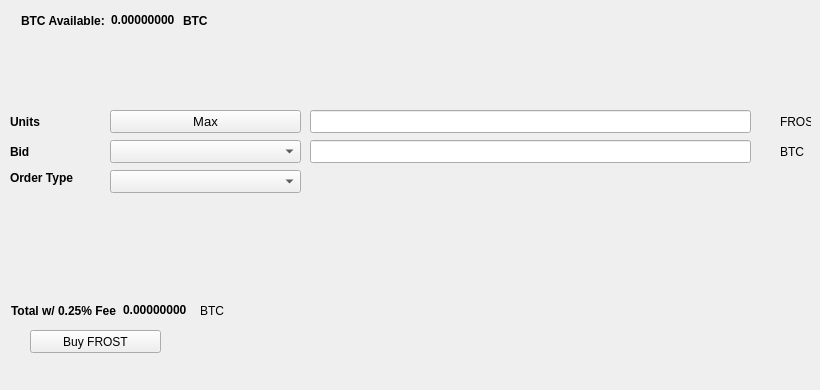
   <widget class="QWidget" name="BuyTab">
    <attribute name="title">
     <string>Buy</string>
    </attribute>
    <widget class="QPushButton" name="BuyFROST">
     <property name="geometry">
      <rect>
       <x>30</x>
       <y>330</y>
       <width>131</width>
       <height>23</height>
      </rect>
     </property>
     <property name="text">
      <string>Buy FROST</string>
     </property>
     <property name="icon">
      <iconset resource="../bifrost.qrc">
       <normaloff>:/icons/bitcoin</normaloff>:/icons/bitcoin</iconset>
     </property>
    </widget>
    <widget class="QLabel" name="label_3">
     <property name="geometry">
      <rect>
       <x>10</x>
       <y>110</y>
       <width>46</width>
       <height>23</height>
      </rect>
     </property>
     <property name="font">
      <font>
       <weight>75</weight>
       <bold>true</bold>
      </font>
     </property>
     <property name="text">
      <string>Units</string>
     </property>
    </widget>
    <widget class="QLineEdit" name="UnitsInput">
     <property name="geometry">
      <rect>
       <x>310</x>
       <y>110</y>
       <width>441</width>
       <height>23</height>
      </rect>
     </property>
     <property name="font">
      <font>
       <pointsize>9</pointsize>
       <weight>75</weight>
       <bold>true</bold>
      </font>
     </property>
    </widget>
    <widget class="QLineEdit" name="BuyBidPriceEdit">
     <property name="geometry">
      <rect>
       <x>310</x>
       <y>140</y>
       <width>441</width>
       <height>23</height>
      </rect>
     </property>
     <property name="font">
      <font>
       <pointsize>9</pointsize>
       <weight>75</weight>
       <bold>true</bold>
      </font>
     </property>
    </widget>
    <widget class="QLabel" name="label_4">
     <property name="geometry">
      <rect>
       <x>780</x>
       <y>110</y>
       <width>31</width>
       <height>23</height>
      </rect>
     </property>
     <property name="text">
      <string>FROST</string>
     </property>
    </widget>
    <widget class="QLabel" name="label_5">
     <property name="geometry">
      <rect>
       <x>780</x>
       <y>140</y>
       <width>31</width>
       <height>23</height>
      </rect>
     </property>
     <property name="text">
      <string>BTC</string>
     </property>
    </widget>
    <widget class="QLabel" name="label_6">
     <property name="geometry">
      <rect>
       <x>10</x>
       <y>140</y>
       <width>46</width>
       <height>23</height>
      </rect>
     </property>
     <property name="font">
      <font>
       <weight>75</weight>
       <bold>true</bold>
      </font>
     </property>
     <property name="text">
      <string>Bid</string>
     </property>
    </widget>
    <widget class="QLabel" name="label_7">
     <property name="geometry">
      <rect>
       <x>10</x>
       <y>170</y>
       <width>91</width>
       <height>16</height>
      </rect>
     </property>
     <property name="font">
      <font>
       <weight>75</weight>
       <bold>true</bold>
      </font>
     </property>
     <property name="text">
      <string>Order Type</string>
     </property>
    </widget>
    <widget class="QPushButton" name="Buy_Max_Amount">
     <property name="geometry">
      <rect>
       <x>110</x>
       <y>110</y>
       <width>191</width>
       <height>23</height>
      </rect>
     </property>
     <property name="font">
      <font>
       <pointsize>10</pointsize>
      </font>
     </property>
     <property name="text">
      <string>Max</string>
     </property>
    </widget>
    <widget class="QComboBox" name="BuyBidcomboBox">
     <property name="geometry">
      <rect>
       <x>110</x>
       <y>140</y>
       <width>191</width>
       <height>23</height>
      </rect>
     </property>
     <property name="font">
      <font>
       <pointsize>10</pointsize>
      </font>
     </property>
    </widget>
    <widget class="QComboBox" name="buyOrdertypeCombo">
     <property name="geometry">
      <rect>
       <x>110</x>
       <y>170</y>
       <width>191</width>
       <height>23</height>
      </rect>
     </property>
     <property name="font">
      <font>
       <pointsize>10</pointsize>
      </font>
     </property>
    </widget>
    <widget class="QWidget" name="layoutWidget1">
     <property name="geometry">
      <rect>
       <x>21</x>
       <y>11</y>
       <width>227</width>
       <height>19</height>
      </rect>
     </property>
     <layout class="QHBoxLayout" name="horizontalLayout_3">
      <item>
       <widget class="QLabel" name="label232">
        <property name="font">
         <font>
          <weight>75</weight>
          <bold>true</bold>
         </font>
        </property>
        <property name="text">
         <string>BTC Available:</string>
        </property>
       </widget>
      </item>
      <item>
       <widget class="QLabel" name="BtcAvailableLbl">
        <property name="palette">
         <palette>
          <active>
           <colorrole role="WindowText">
            <brush brushstyle="SolidPattern">
             <color alpha="255">
              <red>0</red>
              <green>0</green>
              <blue>0</blue>
             </color>
            </brush>
           </colorrole>
           <colorrole role="Button">
            <brush brushstyle="SolidPattern">
             <color alpha="255">
              <red>0</red>
              <green>170</green>
              <blue>0</blue>
             </color>
            </brush>
           </colorrole>
           <colorrole role="Light">
            <brush brushstyle="SolidPattern">
             <color alpha="255">
              <red>0</red>
              <green>255</green>
              <blue>0</blue>
             </color>
            </brush>
           </colorrole>
           <colorrole role="Midlight">
            <brush brushstyle="SolidPattern">
             <color alpha="255">
              <red>0</red>
              <green>212</green>
              <blue>0</blue>
             </color>
            </brush>
           </colorrole>
           <colorrole role="Dark">
            <brush brushstyle="SolidPattern">
             <color alpha="255">
              <red>0</red>
              <green>85</green>
              <blue>0</blue>
             </color>
            </brush>
           </colorrole>
           <colorrole role="Mid">
            <brush brushstyle="SolidPattern">
             <color alpha="255">
              <red>0</red>
              <green>113</green>
              <blue>0</blue>
             </color>
            </brush>
           </colorrole>
           <colorrole role="Text">
            <brush brushstyle="SolidPattern">
             <color alpha="255">
              <red>0</red>
              <green>170</green>
              <blue>0</blue>
             </color>
            </brush>
           </colorrole>
           <colorrole role="BrightText">
            <brush brushstyle="SolidPattern">
             <color alpha="255">
              <red>255</red>
              <green>255</green>
              <blue>255</blue>
             </color>
            </brush>
           </colorrole>
           <colorrole role="ButtonText">
            <brush brushstyle="SolidPattern">
             <color alpha="255">
              <red>0</red>
              <green>0</green>
              <blue>0</blue>
             </color>
            </brush>
           </colorrole>
           <colorrole role="Base">
            <brush brushstyle="SolidPattern">
             <color alpha="255">
              <red>255</red>
              <green>255</green>
              <blue>255</blue>
             </color>
            </brush>
           </colorrole>
           <colorrole role="Window">
            <brush brushstyle="SolidPattern">
             <color alpha="255">
              <red>0</red>
              <green>170</green>
              <blue>0</blue>
             </color>
            </brush>
           </colorrole>
           <colorrole role="Shadow">
            <brush brushstyle="SolidPattern">
             <color alpha="255">
              <red>0</red>
              <green>0</green>
              <blue>0</blue>
             </color>
            </brush>
           </colorrole>
           <colorrole role="AlternateBase">
            <brush brushstyle="SolidPattern">
             <color alpha="255">
              <red>127</red>
              <green>212</green>
              <blue>127</blue>
             </color>
            </brush>
           </colorrole>
           <colorrole role="ToolTipBase">
            <brush brushstyle="SolidPattern">
             <color alpha="255">
              <red>255</red>
              <green>255</green>
              <blue>220</blue>
             </color>
            </brush>
           </colorrole>
           <colorrole role="ToolTipText">
            <brush brushstyle="SolidPattern">
             <color alpha="255">
              <red>0</red>
              <green>0</green>
              <blue>0</blue>
             </color>
            </brush>
           </colorrole>
          </active>
          <inactive>
           <colorrole role="WindowText">
            <brush brushstyle="SolidPattern">
             <color alpha="255">
              <red>0</red>
              <green>0</green>
              <blue>0</blue>
             </color>
            </brush>
           </colorrole>
           <colorrole role="Button">
            <brush brushstyle="SolidPattern">
             <color alpha="255">
              <red>0</red>
              <green>170</green>
              <blue>0</blue>
             </color>
            </brush>
           </colorrole>
           <colorrole role="Light">
            <brush brushstyle="SolidPattern">
             <color alpha="255">
              <red>0</red>
              <green>255</green>
              <blue>0</blue>
             </color>
            </brush>
           </colorrole>
           <colorrole role="Midlight">
            <brush brushstyle="SolidPattern">
             <color alpha="255">
              <red>0</red>
              <green>212</green>
              <blue>0</blue>
             </color>
            </brush>
           </colorrole>
           <colorrole role="Dark">
            <brush brushstyle="SolidPattern">
             <color alpha="255">
              <red>0</red>
              <green>85</green>
              <blue>0</blue>
             </color>
            </brush>
           </colorrole>
           <colorrole role="Mid">
            <brush brushstyle="SolidPattern">
             <color alpha="255">
              <red>0</red>
              <green>113</green>
              <blue>0</blue>
             </color>
            </brush>
           </colorrole>
           <colorrole role="Text">
            <brush brushstyle="SolidPattern">
             <color alpha="255">
              <red>0</red>
              <green>170</green>
              <blue>0</blue>
             </color>
            </brush>
           </colorrole>
           <colorrole role="BrightText">
            <brush brushstyle="SolidPattern">
             <color alpha="255">
              <red>255</red>
              <green>255</green>
              <blue>255</blue>
             </color>
            </brush>
           </colorrole>
           <colorrole role="ButtonText">
            <brush brushstyle="SolidPattern">
             <color alpha="255">
              <red>0</red>
              <green>0</green>
              <blue>0</blue>
             </color>
            </brush>
           </colorrole>
           <colorrole role="Base">
            <brush brushstyle="SolidPattern">
             <color alpha="255">
              <red>255</red>
              <green>255</green>
              <blue>255</blue>
             </color>
            </brush>
           </colorrole>
           <colorrole role="Window">
            <brush brushstyle="SolidPattern">
             <color alpha="255">
              <red>0</red>
              <green>170</green>
              <blue>0</blue>
             </color>
            </brush>
           </colorrole>
           <colorrole role="Shadow">
            <brush brushstyle="SolidPattern">
             <color alpha="255">
              <red>0</red>
              <green>0</green>
              <blue>0</blue>
             </color>
            </brush>
           </colorrole>
           <colorrole role="AlternateBase">
            <brush brushstyle="SolidPattern">
             <color alpha="255">
              <red>127</red>
              <green>212</green>
              <blue>127</blue>
             </color>
            </brush>
           </colorrole>
           <colorrole role="ToolTipBase">
            <brush brushstyle="SolidPattern">
             <color alpha="255">
              <red>255</red>
              <green>255</green>
              <blue>220</blue>
             </color>
            </brush>
           </colorrole>
           <colorrole role="ToolTipText">
            <brush brushstyle="SolidPattern">
             <color alpha="255">
              <red>0</red>
              <green>0</green>
              <blue>0</blue>
             </color>
            </brush>
           </colorrole>
          </inactive>
          <disabled>
           <colorrole role="WindowText">
            <brush brushstyle="SolidPattern">
             <color alpha="255">
              <red>0</red>
              <green>85</green>
              <blue>0</blue>
             </color>
            </brush>
           </colorrole>
           <colorrole role="Button">
            <brush brushstyle="SolidPattern">
             <color alpha="255">
              <red>0</red>
              <green>170</green>
              <blue>0</blue>
             </color>
            </brush>
           </colorrole>
           <colorrole role="Light">
            <brush brushstyle="SolidPattern">
             <color alpha="255">
              <red>0</red>
              <green>255</green>
              <blue>0</blue>
             </color>
            </brush>
           </colorrole>
           <colorrole role="Midlight">
            <brush brushstyle="SolidPattern">
             <color alpha="255">
              <red>0</red>
              <green>212</green>
              <blue>0</blue>
             </color>
            </brush>
           </colorrole>
           <colorrole role="Dark">
            <brush brushstyle="SolidPattern">
             <color alpha="255">
              <red>0</red>
              <green>85</green>
              <blue>0</blue>
             </color>
            </brush>
           </colorrole>
           <colorrole role="Mid">
            <brush brushstyle="SolidPattern">
             <color alpha="255">
              <red>0</red>
              <green>113</green>
              <blue>0</blue>
             </color>
            </brush>
           </colorrole>
           <colorrole role="Text">
            <brush brushstyle="SolidPattern">
             <color alpha="255">
              <red>0</red>
              <green>85</green>
              <blue>0</blue>
             </color>
            </brush>
           </colorrole>
           <colorrole role="BrightText">
            <brush brushstyle="SolidPattern">
             <color alpha="255">
              <red>255</red>
              <green>255</green>
              <blue>255</blue>
             </color>
            </brush>
           </colorrole>
           <colorrole role="ButtonText">
            <brush brushstyle="SolidPattern">
             <color alpha="255">
              <red>0</red>
              <green>85</green>
              <blue>0</blue>
             </color>
            </brush>
           </colorrole>
           <colorrole role="Base">
            <brush brushstyle="SolidPattern">
             <color alpha="255">
              <red>0</red>
              <green>170</green>
              <blue>0</blue>
             </color>
            </brush>
           </colorrole>
           <colorrole role="Window">
            <brush brushstyle="SolidPattern">
             <color alpha="255">
              <red>0</red>
              <green>170</green>
              <blue>0</blue>
             </color>
            </brush>
           </colorrole>
           <colorrole role="Shadow">
            <brush brushstyle="SolidPattern">
             <color alpha="255">
              <red>0</red>
              <green>0</green>
              <blue>0</blue>
             </color>
            </brush>
           </colorrole>
           <colorrole role="AlternateBase">
            <brush brushstyle="SolidPattern">
             <color alpha="255">
              <red>0</red>
              <green>170</green>
              <blue>0</blue>
             </color>
            </brush>
           </colorrole>
           <colorrole role="ToolTipBase">
            <brush brushstyle="SolidPattern">
             <color alpha="255">
              <red>255</red>
              <green>255</green>
              <blue>220</blue>
             </color>
            </brush>
           </colorrole>
           <colorrole role="ToolTipText">
            <brush brushstyle="SolidPattern">
             <color alpha="255">
              <red>0</red>
              <green>0</green>
              <blue>0</blue>
             </color>
            </brush>
           </colorrole>
          </disabled>
         </palette>
        </property>
        <property name="font">
         <font>
          <weight>75</weight>
          <bold>true</bold>
         </font>
        </property>
        <property name="text">
         <string>0.00000000</string>
        </property>
        <property name="textInteractionFlags">
         <set>Qt::LinksAccessibleByMouse|Qt::TextSelectableByKeyboard|Qt::TextSelectableByMouse</set>
        </property>
       </widget>
      </item>
      <item>
       <widget class="QLabel" name="BtcAvailableLbl_2">
        <property name="font">
         <font>
          <weight>75</weight>
          <bold>true</bold>
         </font>
        </property>
        <property name="text">
         <string>BTC</string>
        </property>
       </widget>
      </item>
     </layout>
    </widget>
    <widget class="QWidget" name="layoutWidge2">
     <property name="geometry">
      <rect>
       <x>11</x>
       <y>301</y>
       <width>259</width>
       <height>19</height>
      </rect>
     </property>
     <layout class="QHBoxLayout" name="horizontalLayout_4">
      <item>
       <widget class="QLabel" name="label_9">
        <property name="font">
         <font>
          <weight>75</weight>
          <bold>true</bold>
         </font>
        </property>
        <property name="text">
         <string>Total w/ 0.25% Fee</string>
        </property>
       </widget>
      </item>
      <item>
       <widget class="QLabel" name="BuyCostLabel">
        <property name="palette">
         <palette>
          <active>
           <colorrole role="WindowText">
            <brush brushstyle="SolidPattern">
             <color alpha="255">
              <red>0</red>
              <green>0</green>
              <blue>0</blue>
             </color>
            </brush>
           </colorrole>
           <colorrole role="Button">
            <brush brushstyle="SolidPattern">
             <color alpha="255">
              <red>0</red>
              <green>170</green>
              <blue>0</blue>
             </color>
            </brush>
           </colorrole>
           <colorrole role="Light">
            <brush brushstyle="SolidPattern">
             <color alpha="255">
              <red>0</red>
              <green>255</green>
              <blue>0</blue>
             </color>
            </brush>
           </colorrole>
           <colorrole role="Midlight">
            <brush brushstyle="SolidPattern">
             <color alpha="255">
              <red>0</red>
              <green>212</green>
              <blue>0</blue>
             </color>
            </brush>
           </colorrole>
           <colorrole role="Dark">
            <brush brushstyle="SolidPattern">
             <color alpha="255">
              <red>0</red>
              <green>85</green>
              <blue>0</blue>
             </color>
            </brush>
           </colorrole>
           <colorrole role="Mid">
            <brush brushstyle="SolidPattern">
             <color alpha="255">
              <red>0</red>
              <green>113</green>
              <blue>0</blue>
             </color>
            </brush>
           </colorrole>
           <colorrole role="Text">
            <brush brushstyle="SolidPattern">
             <color alpha="255">
              <red>0</red>
              <green>170</green>
              <blue>0</blue>
             </color>
            </brush>
           </colorrole>
           <colorrole role="BrightText">
            <brush brushstyle="SolidPattern">
             <color alpha="255">
              <red>255</red>
              <green>255</green>
              <blue>255</blue>
             </color>
            </brush>
           </colorrole>
           <colorrole role="ButtonText">
            <brush brushstyle="SolidPattern">
             <color alpha="255">
              <red>0</red>
              <green>0</green>
              <blue>0</blue>
             </color>
            </brush>
           </colorrole>
           <colorrole role="Base">
            <brush brushstyle="SolidPattern">
             <color alpha="255">
              <red>255</red>
              <green>255</green>
              <blue>255</blue>
             </color>
            </brush>
           </colorrole>
           <colorrole role="Window">
            <brush brushstyle="SolidPattern">
             <color alpha="255">
              <red>0</red>
              <green>170</green>
              <blue>0</blue>
             </color>
            </brush>
           </colorrole>
           <colorrole role="Shadow">
            <brush brushstyle="SolidPattern">
             <color alpha="255">
              <red>0</red>
              <green>0</green>
              <blue>0</blue>
             </color>
            </brush>
           </colorrole>
           <colorrole role="AlternateBase">
            <brush brushstyle="SolidPattern">
             <color alpha="255">
              <red>127</red>
              <green>212</green>
              <blue>127</blue>
             </color>
            </brush>
           </colorrole>
           <colorrole role="ToolTipBase">
            <brush brushstyle="SolidPattern">
             <color alpha="255">
              <red>255</red>
              <green>255</green>
              <blue>220</blue>
             </color>
            </brush>
           </colorrole>
           <colorrole role="ToolTipText">
            <brush brushstyle="SolidPattern">
             <color alpha="255">
              <red>0</red>
              <green>0</green>
              <blue>0</blue>
             </color>
            </brush>
           </colorrole>
          </active>
          <inactive>
           <colorrole role="WindowText">
            <brush brushstyle="SolidPattern">
             <color alpha="255">
              <red>0</red>
              <green>0</green>
              <blue>0</blue>
             </color>
            </brush>
           </colorrole>
           <colorrole role="Button">
            <brush brushstyle="SolidPattern">
             <color alpha="255">
              <red>0</red>
              <green>170</green>
              <blue>0</blue>
             </color>
            </brush>
           </colorrole>
           <colorrole role="Light">
            <brush brushstyle="SolidPattern">
             <color alpha="255">
              <red>0</red>
              <green>255</green>
              <blue>0</blue>
             </color>
            </brush>
           </colorrole>
           <colorrole role="Midlight">
            <brush brushstyle="SolidPattern">
             <color alpha="255">
              <red>0</red>
              <green>212</green>
              <blue>0</blue>
             </color>
            </brush>
           </colorrole>
           <colorrole role="Dark">
            <brush brushstyle="SolidPattern">
             <color alpha="255">
              <red>0</red>
              <green>85</green>
              <blue>0</blue>
             </color>
            </brush>
           </colorrole>
           <colorrole role="Mid">
            <brush brushstyle="SolidPattern">
             <color alpha="255">
              <red>0</red>
              <green>113</green>
              <blue>0</blue>
             </color>
            </brush>
           </colorrole>
           <colorrole role="Text">
            <brush brushstyle="SolidPattern">
             <color alpha="255">
              <red>0</red>
              <green>170</green>
              <blue>0</blue>
             </color>
            </brush>
           </colorrole>
           <colorrole role="BrightText">
            <brush brushstyle="SolidPattern">
             <color alpha="255">
              <red>255</red>
              <green>255</green>
              <blue>255</blue>
             </color>
            </brush>
           </colorrole>
           <colorrole role="ButtonText">
            <brush brushstyle="SolidPattern">
             <color alpha="255">
              <red>0</red>
              <green>0</green>
              <blue>0</blue>
             </color>
            </brush>
           </colorrole>
           <colorrole role="Base">
            <brush brushstyle="SolidPattern">
             <color alpha="255">
              <red>255</red>
              <green>255</green>
              <blue>255</blue>
             </color>
            </brush>
           </colorrole>
           <colorrole role="Window">
            <brush brushstyle="SolidPattern">
             <color alpha="255">
              <red>0</red>
              <green>170</green>
              <blue>0</blue>
             </color>
            </brush>
           </colorrole>
           <colorrole role="Shadow">
            <brush brushstyle="SolidPattern">
             <color alpha="255">
              <red>0</red>
              <green>0</green>
              <blue>0</blue>
             </color>
            </brush>
           </colorrole>
           <colorrole role="AlternateBase">
            <brush brushstyle="SolidPattern">
             <color alpha="255">
              <red>127</red>
              <green>212</green>
              <blue>127</blue>
             </color>
            </brush>
           </colorrole>
           <colorrole role="ToolTipBase">
            <brush brushstyle="SolidPattern">
             <color alpha="255">
              <red>255</red>
              <green>255</green>
              <blue>220</blue>
             </color>
            </brush>
           </colorrole>
           <colorrole role="ToolTipText">
            <brush brushstyle="SolidPattern">
             <color alpha="255">
              <red>0</red>
              <green>0</green>
              <blue>0</blue>
             </color>
            </brush>
           </colorrole>
          </inactive>
          <disabled>
           <colorrole role="WindowText">
            <brush brushstyle="SolidPattern">
             <color alpha="255">
              <red>0</red>
              <green>85</green>
              <blue>0</blue>
             </color>
            </brush>
           </colorrole>
           <colorrole role="Button">
            <brush brushstyle="SolidPattern">
             <color alpha="255">
              <red>0</red>
              <green>170</green>
              <blue>0</blue>
             </color>
            </brush>
           </colorrole>
           <colorrole role="Light">
            <brush brushstyle="SolidPattern">
             <color alpha="255">
              <red>0</red>
              <green>255</green>
              <blue>0</blue>
             </color>
            </brush>
           </colorrole>
           <colorrole role="Midlight">
            <brush brushstyle="SolidPattern">
             <color alpha="255">
              <red>0</red>
              <green>212</green>
              <blue>0</blue>
             </color>
            </brush>
           </colorrole>
           <colorrole role="Dark">
            <brush brushstyle="SolidPattern">
             <color alpha="255">
              <red>0</red>
              <green>85</green>
              <blue>0</blue>
             </color>
            </brush>
           </colorrole>
           <colorrole role="Mid">
            <brush brushstyle="SolidPattern">
             <color alpha="255">
              <red>0</red>
              <green>113</green>
              <blue>0</blue>
             </color>
            </brush>
           </colorrole>
           <colorrole role="Text">
            <brush brushstyle="SolidPattern">
             <color alpha="255">
              <red>0</red>
              <green>85</green>
              <blue>0</blue>
             </color>
            </brush>
           </colorrole>
           <colorrole role="BrightText">
            <brush brushstyle="SolidPattern">
             <color alpha="255">
              <red>255</red>
              <green>255</green>
              <blue>255</blue>
             </color>
            </brush>
           </colorrole>
           <colorrole role="ButtonText">
            <brush brushstyle="SolidPattern">
             <color alpha="255">
              <red>0</red>
              <green>85</green>
              <blue>0</blue>
             </color>
            </brush>
           </colorrole>
           <colorrole role="Base">
            <brush brushstyle="SolidPattern">
             <color alpha="255">
              <red>0</red>
              <green>170</green>
              <blue>0</blue>
             </color>
            </brush>
           </colorrole>
           <colorrole role="Window">
            <brush brushstyle="SolidPattern">
             <color alpha="255">
              <red>0</red>
              <green>170</green>
              <blue>0</blue>
             </color>
            </brush>
           </colorrole>
           <colorrole role="Shadow">
            <brush brushstyle="SolidPattern">
             <color alpha="255">
              <red>0</red>
              <green>0</green>
              <blue>0</blue>
             </color>
            </brush>
           </colorrole>
           <colorrole role="AlternateBase">
            <brush brushstyle="SolidPattern">
             <color alpha="255">
              <red>0</red>
              <green>170</green>
              <blue>0</blue>
             </color>
            </brush>
           </colorrole>
           <colorrole role="ToolTipBase">
            <brush brushstyle="SolidPattern">
             <color alpha="255">
              <red>255</red>
              <green>255</green>
              <blue>220</blue>
             </color>
            </brush>
           </colorrole>
           <colorrole role="ToolTipText">
            <brush brushstyle="SolidPattern">
             <color alpha="255">
              <red>0</red>
              <green>0</green>
              <blue>0</blue>
             </color>
            </brush>
           </colorrole>
          </disabled>
         </palette>
        </property>
        <property name="font">
         <font>
          <weight>75</weight>
          <bold>true</bold>
         </font>
        </property>
        <property name="autoFillBackground">
         <bool>false</bool>
        </property>
        <property name="text">
         <string>0.00000000</string>
        </property>
        <property name="textInteractionFlags">
         <set>Qt::LinksAccessibleByMouse|Qt::TextSelectableByMouse</set>
        </property>
       </widget>
      </item>
      <item>
       <widget class="QLabel" name="label_10">
        <property name="font">
         <font>
          <weight>50</weight>
          <bold>false</bold>
         </font>
        </property>
        <property name="text">
         <string>BTC</string>
        </property>
       </widget>
      </item>
     </layout>
    </widget>
    <widget class="QLabel" name="label_24">
     <property name="geometry">
      <rect>
       <x>460</x>
       <y>300</y>
       <width>281</width>
       <height>81</height>
      </rect>
     </property>
     <property name="text">
      <string/>
     </property>
     <property name="pixmap">
      <pixmap>:/images/bittrex</pixmap>
     </property>
    </widget>
   </widget>
